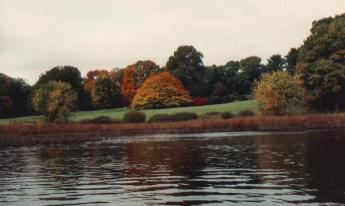
%> input picture autumn.jpg, 345 x 206 px
$ octave Task1.m   (GNU Octave 9; MATLAB toolbox functions it lacks are replaced by stand-ins)
%> lines starting %> are read from the running program, lines starting %| are printed output that depends on the picture
%% call the function by extractHOGFeatures(inputImage) with parameter of an image
% Load the input image
inputImage = imread('autumn.jpg');
%> inputImage is the input picture: size 206x345x3 uint8; mean R, G, B 119.7, 110.2, 98.8

% Ensure the image is grayscale
if size(inputImage, 3) == 3
    inputImage = rgb2gray(inputImage); % Convert RGB to grayscale
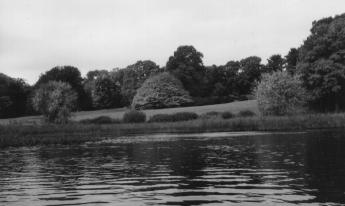
%> inputImage: size 206x345 uint8; min 11, max 239, mean 111.7
end

% Ensure image dimensions are divisible by 8, otherwise Resize the image
% Get size of image
[height, width] = size(inputImage);
%> height = 206; width = 345

% Compute the new dimensions that are divisible by 8
newHeight = ceil(height / 8) * 8;
%> newHeight = 208
newWidth = ceil(width / 8) * 8;
%> newWidth = 352

if height ~= newHeight || width ~= newWidth
    % Resize the image using imresize
    inputImage = imresize(inputImage, [newHeight, newWidth], 'bilinear');
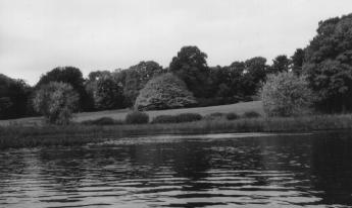
%> inputImage: size 208x352 uint8; min 15, max 238, mean 111.7
end

% Normalize the image to double precision
inputImage = im2double(inputImage);
%> inputImage: size 208x352 double

% Call the HOG feature extraction function
extractedHOGFeatures = extractHOGFeatures(inputImage);

% Display the length of the extracted features
disp(['Length of extracted HOG features: ',num2str(length(extractedHOGFeatures))]);


function extractedHOGFeatures = extractHOGFeatures (inputImage)
    %% calculate gradient and direction
    % Sobel filter for x and y direction
    Gx = [-1 0 1; -2 0 2; -1 0 1]; % Gradient in x-direction
    Gy = [-1 -2 -1; 0 0 0; 1 2 1]; % Gradient in y-direction

    % Compute gradients
    dx = filter2(Gx, inputImage, 'same'); % df/dx
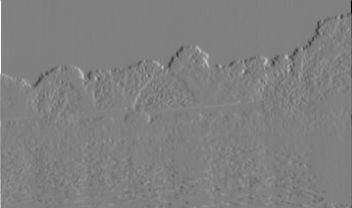
%> dx: size 208x352 double; min -3.61, max 3.56, mean -0.00266; drawn with min black and max white
    dy = filter2(Gy, inputImage, 'same'); % df/dy
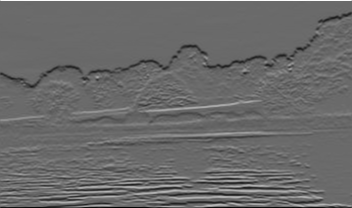
%> dy: size 208x352 double; min -2.66, max 3.69, mean -0.00742; drawn with min black and max white

    % calculate magnitude and direction
    gradientMagnitude = abs(dx) + abs(dy);
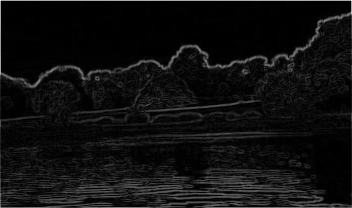
%> gradientMagnitude: size 208x352 double; min 0, max 5.4, mean 0.335; drawn with min black and max white
    gradientDirection = atan2(dy, dx); % in radian
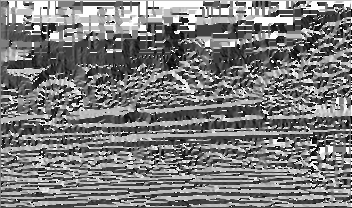
%> gradientDirection: size 208x352 double; min -3.14, max 3.14, mean -0.0992; drawn with min black and max white

    % Convert angle from radian to degrees
    gradientDirection = rad2deg(gradientDirection);
    % angle normalize to [0, 180]
    gradientDirection(gradientDirection < 0) = gradientDirection(gradientDirection < 0) + 180;
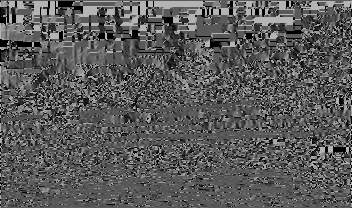
%> gradientDirection: size 208x352 double; min 0, max 180, mean 90.4

    %% Divide image into 8x8 cells
    cellSize = 8;
    [rows, cols] = size(inputImage);
%> rows = 208; cols = 352
    numCellsX = floor(cols / cellSize);
%> numCellsX = 44
    numCellsY = floor(rows / cellSize);
%> numCellsY = 26

    %% Calulate histogram of gradients
    numBins = 9;
    HOG = zeros(numCellsY, numCellsX, numBins); % matrix to store histograms cells

    % Calculate histogram for each cell
    for i = 1:numCellsY
        for j = 1:numCellsX

            % Define cell boundaries
            startRow = (i-1) * cellSize + 1;
            endRow = i * cellSize;
            startCol = (j-1) * cellSize + 1;
            endCol = j * cellSize;

            % Extract cell gradients
            cellMagnitude = gradientMagnitude(startRow:endRow, startCol:endCol);
            cellDirection = gradientDirection(startRow:endRow, startCol:endCol);

            % Compute histogram for the cell
            histValues = zeros(1, numBins);
            binEdges = linspace(0, 180, numBins + 1);

            % Loop through each pixel in the cell
            for i = 1:cellSize
                for j = 1:cellSize
                    % Get the gradient orientation for the current pixel
                    angle = cellDirection(i, j);

                    % Find the two nearest bin edges
                    binIndex1 = find(angle >= binEdges(1:end-1) & angle < binEdges(2:end), 1);
                    binIndex2 = binIndex1 + 1; % The next bin
                    % Ensure binIndex2 does not exceed the number of bins
                    if binIndex2 > numBins
                        binIndex2 = 1;  % Wrap around to the first bin if necessary
                    end

                    % Check if angle is exactly on a bin edge
                    if angle == binEdges(binIndex1)
                        % If angle is exactly on a bin edge, assign the full magnitude to that bin
                        histValues(binIndex1) = histValues(binIndex1) + cellMagnitude(i, j);
                    else
                        % Calculate the distance to both bin edges
                        dist1 = abs(angle - binEdges(binIndex1));
                        dist2 = abs(angle - binEdges(binIndex2));

                        % Normalize the distances to find the proportional contribution
                        totalDist = dist1 + dist2;

                        % Assign proportion of the magnitude to each bin based on distance
                        histValues(binIndex1) = histValues(binIndex1) + (dist2 / totalDist) * cellMagnitude(i, j);
                        histValues(binIndex2) = histValues(binIndex2) + (dist1 / totalDist) * cellMagnitude(i, j);
                    end
                end
            end

            % Store the histogram for the cell in the HOG matrix
            HOG(i, j, :) = histValues;
        end
    end
%> after the loop, dist1 = 2.12; dist2 = 17.88; histValues = [1.53 3.19 2.76 2.27 2.22 3.18 2.04 0.941 4.46]; totalDist = 20

    %% Block Normalization
    blockSize = [2, 2];  % Block size: 2x2 cells
    numBlocksY = numCellsY - blockSize(1) + 1;  % Number of blocks in the vertical direction
%> numBlocksY = 25
    numBlocksX = numCellsX - blockSize(2) + 1;  % Number of blocks in the horizontal direction
%> numBlocksX = 43

    % Preallocate matrix for normalized HOG descriptors
    normalizedHOG = []; % list to store the whole normalised HOG

    % Loop through each possible block position
    for i = 1:numBlocksY
        for j = 1:numBlocksX
            % Concatenate histograms of the 2x2 block of cells
            blockHist = []; % store concatenated histogram of a block

            for m = 0:blockSize(1)-1  % Loop through rows of the block
                for n = 0:blockSize(2)-1  % Loop through columns of the block
                    % Extract the histogram for the cell (i+m, j+n)
                    cellHist = squeeze(HOG(i+m, j+n, :));  % Get histogram of the current cell into an array
                    blockHist = [blockHist; cellHist];  % Concatenate cellHist to the block histogram
                end
            end

            % L2 Normalization of the block histogram (sqrt of sum of squares)
            normBlockHist = blockHist / sqrt(sum(blockHist.^2) + eps);  % eps to avoid division by zero

            % Append the normalized block histogram to the final HOG descriptor
            normalizedHOG = [normalizedHOG; normBlockHist];
        end
    end
%| Length of extracted HOG features: 38700

    %% Form HOG feature vector
    extractedHOGFeatures = reshape(normalizedHOG, [], 1); % concatenate into one vector
end
